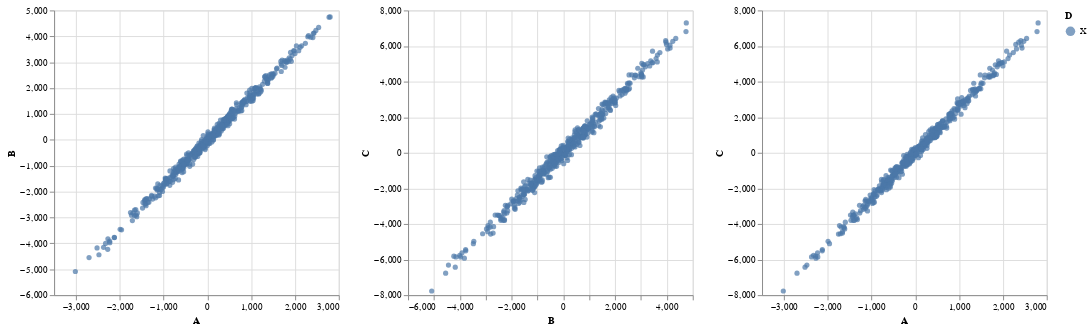

Notebook code cell kept with this figure:
### Code cell
A, B, C = random.choice(ABC_all).transpose()
data = pd.DataFrame({"A":A,"B":B,"C":C })
data['D'] = 'X'
brush = alt.selection_interval()
AB = alt.Chart(data).mark_circle().encode(
    x="A:Q",
    y="B:Q",
    color=alt.condition(brush, "D:N",alt.value('lightgray'))
   ).add_params(
    brush)
BC= AB.encode(
    x="B",
    y="C")
AC = AB.encode(
    x="A",
    y="C")

AB | BC | AC

### Figure 1 — Vega-Lite specification as saved in the notebook (floating-point values rounded to 4 significant figures; data arrays with more than 128 entries replaced by an {"elided": "..."} marker saying what was removed)
{"config": {"view": {"continuousWidth": 300, "continuousHeight": 300}}, "hconcat": [{"mark": {"type": "circle"}, "encoding": {"color": {"condition": {"param": "param_3", "field": "D", "type": "nominal"}, "value": "lightgray"}, "x": {"field": "A", "type": "quantitative"}, "y": {"field": "B", "type": "quantitative"}}, "name": "view_7"}, {"mark": {"type": "circle"}, "encoding": {"color": {"condition": {"param": "param_3", "field": "D", "type": "nominal"}, "value": "lightgray"}, "x": {"field": "B", "type": "quantitative"}, "y": {"field": "C", "type": "quantitative"}}, "name": "view_8"}, {"mark": {"type": "circle"}, "encoding": {"color": {"condition": {"param": "param_3", "field": "D", "type": "nominal"}, "value": "lightgray"}, "x": {"field": "A", "type": "quantitative"}, "y": {"field": "C", "type": "quantitative"}}, "name": "view_9"}], "data": {"name": "data-847def6db4f745d318c774dfe54b677c"}, "params": [{"name": "param_3", "select": {"type": "interval"}, "views": ["view_7", "view_8", "view_9"]}], "$schema": "https://vega.github.io/schema/vega-lite/v5.16.3.json", "datasets": {"data-847def6db4f745d318c774dfe54b677c": {"elided": "500 records"}}}
